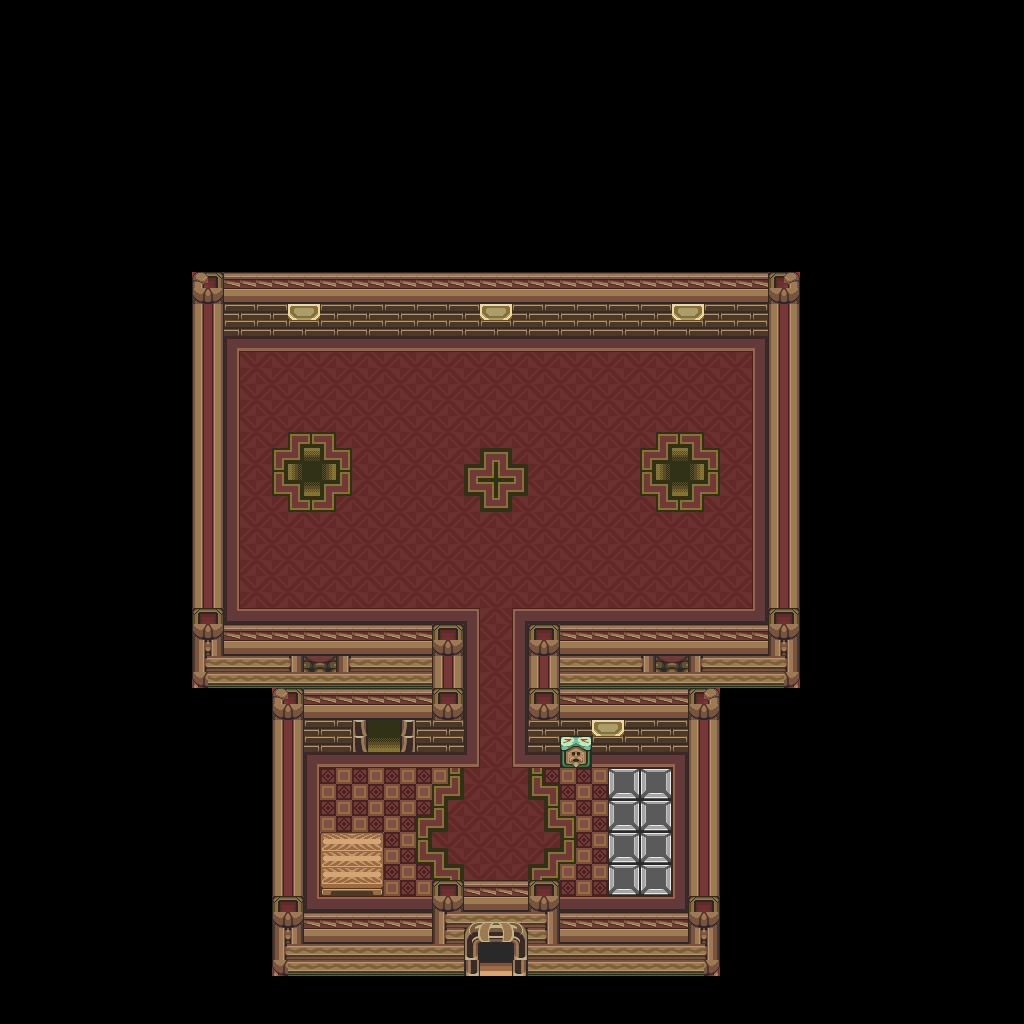

This is a level from a 2D game, rendered from its Tiled map with the project's own tilesets. A one-line summary and the map file follow, with tile-layer data summarised:
An orthogonal 64x64 tile map with 16x16 px tiles, 1 tile layer (base), 1 hidden layer not drawn and 19 objects.

<map version="1.10" tiledversion="1.12.1" orientation="orthogonal" renderorder="right-down" width="64" height="64" tilewidth="16" tileheight="16" infinite="0" nextlayerid="3" nextobjectid="20">
 <tileset firstgid="1" source="../classiciphone_pics4.tsx" />
 <layer id="1" name="base" width="64" height="64">
  <data>[4096 cells, 4096 non-empty, 93 distinct tile ids]</data>
 </layer>
 <layer id="2" name="collision" width="64" height="64" visible="0">
  <properties><property name="collision" value="true" /></properties>
  <data>[4096 cells, 3240 non-empty, 1 distinct tile ids]</data>
 </layer>
 <objectgroup id="3" name="npcs">
  <object id="1" x="816.0" y="416.0" width="16" height="16">
   <properties>
    <property name="script" type="string">-- Auto-converted from GraalScript
-- join("level_sparlevel");</property>
   </properties>
  </object>
  <object id="2" x="816.0" y="480.0" width="16" height="16">
   <properties>
    <property name="script" type="string">-- Auto-converted from GraalScript
-- // NPC made by Mighty
-- [CLIENT-SIDE — server no-op]
-- if (playerchats) {
-- if (strequals(#c,focus on)) {
-- setfocus 29.5,29.5;
-- }
-- elseif (strequals(#c,focus off)) {
-- resetfocus;
-- }
-- }</property>
   </properties>
  </object>
  <object id="3" x="480.0" y="464.0" width="16" height="16">
   <properties>
    <property name="script" type="string">-- Auto-converted from GraalScript
-- function onPlayerchats() {
-- if (player.chat == "fukajner") {
-- player.fullHeal();
end
-- if (player.chat == "start") {
-- obj = putnpc2(29.5,28,"join bomb;");
-- obj.bomb = {"bomb1.png","bomb.wav",1};
-- obj.timer = 3;
end
end
-- //NPC made by Mighty (NBK)
-- [CLIENT-SIDE — server no-op]
-- 
-- if (playerenters || timeout) {
-- if (playery in &lt;16,44&gt; &amp;&amp; playerx in &lt;15,47.5&gt;) movement_handleitems = -1;
-- else movement_handleitems = 0;
-- timeout = 0.05;
-- }</property>
   </properties>
  </object>
  <object id="4" x="672.0" y="288.0" width="16" height="16">
   <properties>
    <property name="gani" value="pottedplant.png" />
    <property name="script" type="string">-- Auto-converted from GraalScript
-- // NPC made by Mighty (SNC)</property>
   </properties>
  </object>
  <object id="5" x="480.0" y="288.0" width="16" height="16">
   <properties>
    <property name="gani" value="pottedplant.png" />
    <property name="script" type="string">-- Auto-converted from GraalScript
-- // NPC made by Mighty (SNC)</property>
   </properties>
  </object>
  <object id="6" x="288.0" y="288.0" width="16" height="16">
   <properties>
    <property name="gani" value="pottedplant.png" />
    <property name="script" type="string">-- Auto-converted from GraalScript
-- // NPC made by Mighty (SNC)</property>
   </properties>
  </object>
  <object id="7" x="592.0" y="704.0" width="16" height="16">
   <properties>
    <property name="gani" value="pottedplant.png" />
    <property name="script" type="string">-- Auto-converted from GraalScript
-- // NPC made by Mighty (SNC)</property>
   </properties>
  </object>
  <object id="8" x="608.0" y="768.0" width="16" height="16">
   <properties>
    <property name="script" type="string">-- Auto-converted from GraalScript
-- join("healthpot");</property>
   </properties>
  </object>
  <object id="9" x="640.0" y="768.0" width="16" height="16">
   <properties>
    <property name="script" type="string">-- Auto-converted from GraalScript
-- join("healthpot");</property>
   </properties>
  </object>
  <object id="10" x="640.0" y="800.0" width="16" height="16">
   <properties>
    <property name="script" type="string">-- Auto-converted from GraalScript
-- join("healthpot");</property>
   </properties>
  </object>
  <object id="11" x="608.0" y="800.0" width="16" height="16">
   <properties>
    <property name="script" type="string">-- Auto-converted from GraalScript
-- join("healthpot");</property>
   </properties>
  </object>
  <object id="12" x="608.0" y="832.0" width="16" height="16">
   <properties>
    <property name="script" type="string">-- Auto-converted from GraalScript
-- join("healthpot");</property>
   </properties>
  </object>
  <object id="13" x="640.0" y="832.0" width="16" height="16">
   <properties>
    <property name="script" type="string">-- Auto-converted from GraalScript
-- join("healthpot");</property>
   </properties>
  </object>
  <object id="14" x="640.0" y="864.0" width="16" height="16">
   <properties>
    <property name="script" type="string">-- Auto-converted from GraalScript
-- join("healthpot");</property>
   </properties>
  </object>
  <object id="15" x="608.0" y="864.0" width="16" height="16">
   <properties>
    <property name="script" type="string">-- Auto-converted from GraalScript
-- join("healthpot");</property>
   </properties>
  </object>
  <object id="16" x="816.0" y="544.0" width="16" height="16">
   <properties>
    <property name="script" type="string">-- Auto-converted from GraalScript
-- // NPC made by Mighty
-- [CLIENT-SIDE — server no-op]
-- if (playerenters || timeout) {
-- seteffect 0,0,0,0;
-- timeout = .05;
-- }</property>
   </properties>
  </object>
  <object id="17" x="448.0" y="624.0" width="16" height="16">
   <properties>
    <property name="gani" value="classic_balk_big.png" />
    <property name="script" type="string">-- Auto-converted from GraalScript
-- function onPlayerchats() {
-- if (player.chat == "close") {
-- show();
-- blockagain();
end
-- if (player.chat == "open") {
-- hide();
-- dontblock();
end
end
-- if (created) {
-- y = 39+1/16;
end</property>
   </properties>
  </object>
  <object id="18" x="224.0" y="624.0" width="16" height="16">
   <properties>
    <property name="gani" value="classic_balk_big.png" />
    <property name="script" type="string">-- Auto-converted from GraalScript
-- function onPlayerchats() {
-- if (player.chat == "close") {
-- show();
-- blockagain();
end
-- if (player.chat == "open") {
-- hide();
-- dontblock();
end
end
-- if (created) {
-- y = 39+1/16;
end</property>
   </properties>
  </object>
  <object id="19" x="336.0" y="848.0" width="16" height="16">
   <properties>
    <property name="gani" value="pottedplant.png" />
    <property name="script" type="string">-- Auto-converted from GraalScript
-- // NPC made by Mighty (SNC)</property>
   </properties>
  </object>
 </objectgroup>
</map>
